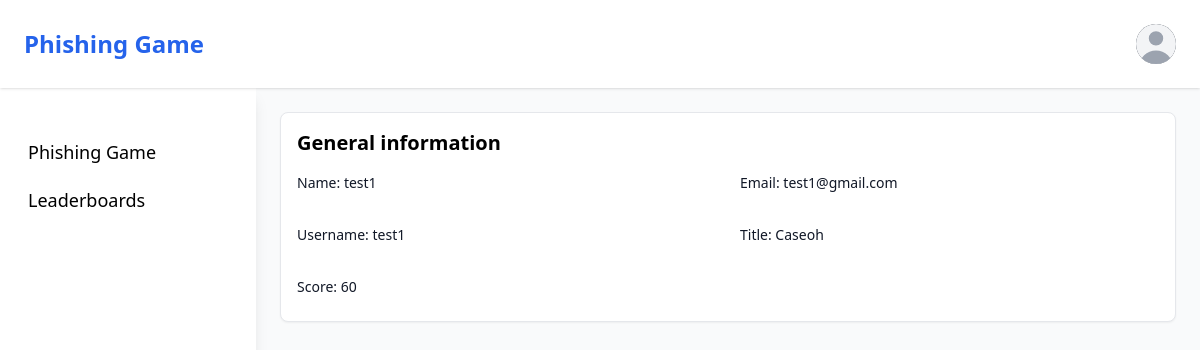
Page /profile (signed in) on the earlier database version.
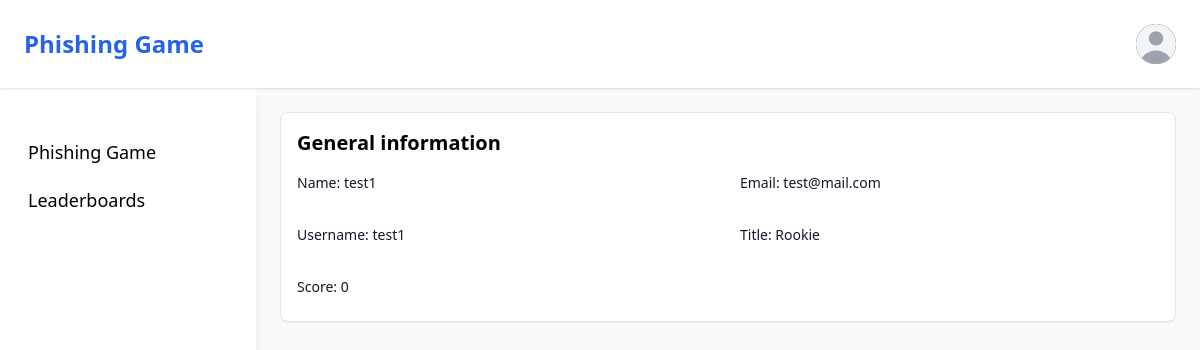
Same page on the later database version.
### tables this page shows
CREATE TABLE users (
            id INTEGER PRIMARY KEY AUTOINCREMENT,
            username TEXT NOT NULL UNIQUE,
            password TEXT NOT NULL,
            email TEXT NOT NULL UNIQUE,
            name TEXT NOT NULL,
            title TEXT NOT NULL,
            score TEXT NOT NULL
        );

### app.py (the view)
@app.route('/profile')
def profile():
    if 'username' in session:
        conn = sqlite3.connect('users.db')
        cur = conn.cursor()
        cur.execute('SELECT * FROM users WHERE username = ?', (session['username'],))
        user = cur.fetchone()
        conn.close()
        return render_template('profile.html', user=user)
    return redirect(url_for('login'))

### templates/profile.html (shortened to what this page needs)
{% extends "base.html" %}
{% block content %}
<div class="col-span-full xl:col-auto">
    <div class="col-span-2">
        <div class="p-4 mb-4 bg-white border border-gray-200 rounded-lg shadow-sm 2xl:col-span-2 ">
            <h3 class="mb-4 text-xl font-semibold white:text-dark">General information</h3>
            <form action="#">
                <div class="grid grid-cols-6 gap-6">
                    <div class="col-span-6 sm:col-span-3">
                        <label for="first-name" class="block mb-2 text-sm font-medium text-gray-900 white:text-dark">Name: {{ user[1]}}</label>
                    </div>
                    <div class="col-span-6 sm:col-span-3">
                        <label for="last-name" class="block mb-2 text-sm font-medium text-gray-900 white:text-dark">Email: {{user[3]}}</label>
                    </div>
                    <div class="col-span-6 sm:col-span-3">
                        <label for="country" class="block mb-2 text-sm font-medium text-gray-900 white:text-dark">Username: {{user[4]}}</label>
                    </div>
                    <div class="col-span-6 sm:col-span-3">
                        <label for="city" class="block mb-2 text-sm font-medium text-gray-900 white:text-dark">Title: {{user[5]}}</label>
                    </div>
                    <div class="col-span-6 sm:col-span-3">
                        <label for="address" class="block mb-2 text-sm font-medium text-gray-900 white:text-dark">Score: {{user[6]}}</label>
                    </div>
                </div>
            </form>
        </div>
    </div>
</div>
{% endblock %}

Differences in the rows shown:
changed users "test1": email "test1@gmail.com" → "test@mail.com"; title "Caseoh" → "Rookie"; score "60" → "0"
